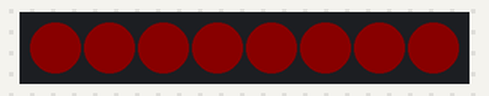
The sketch below on a simulated Arduino Uno, built with avr-gcc and run on an emulated ATmega328P. Shown: 8 RGB LEDs in strip order, left to right. Dim RGB values are drawn brighter than linear; random numbers use the default seed unless the sketch sets one; no radio packets arrive unless stated.

Above: at 2.1 s.
At 2.6 s:
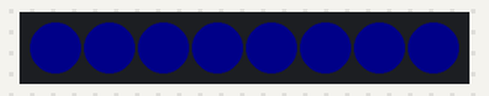
At 39.88 s:
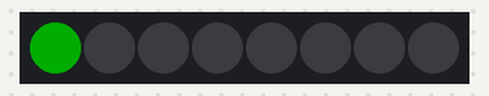
Timing chart, 0 to 40.0 s (numbered marks = the images above):
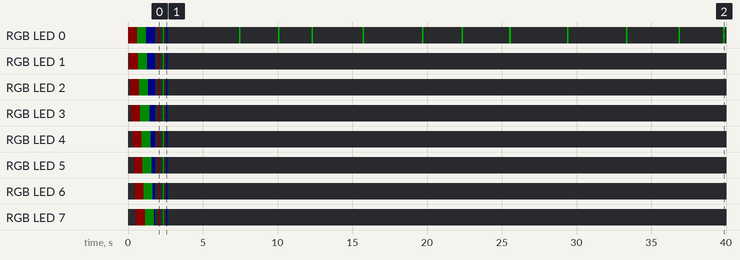

Measured:
- by itself, RGB LED 0: off → RGB(10, 0, 0) at 0.01 s, → RGB(0, 10, 0) 0.60 s later, → RGB(0, 0, 10) 0.60 s later, → off 0.60 s later, … (32 changes in this stretch)

The sketch:

Phorae.ino
```cpp
#include <Adafruit_NeoPixel.h>
#include <SPI.h>
#include "RF24.h"

// Neopixel Pin
#define PIN            1
// Num of pixels
#define NUMPIXELS      8


Adafruit_NeoPixel pixels = Adafruit_NeoPixel(NUMPIXELS, PIN);
RF24 radio(13,0);


byte addresses[][6] = {"3Node","4Node"};
bool radioNumber = 1;
int timerMultiplier = 2;


void setAllPixels(uint32_t color) {
  for (int i = 0; i < NUMPIXELS; i++) {
    pixels.setPixelColor(i, color);
  }

  pixels.show();
}


void clearPixels() {
  for (int i = 0; i < NUMPIXELS; i++) {
   pixels.setPixelColor(i, pixels.Color(0, 0, 0));
  }
  pixels.show();
}


void setup() {
  pixels.begin(); // This initializes the NeoPixel library.
  radio.begin();

  radio.setPALevel(RF24_PA_MAX);
  radio.enableAckPayload();
  radio.setRetries(0, 15);
  radio.setPayloadSize(1);

  if(radioNumber){
    radio.openWritingPipe(addresses[1]);
    radio.openReadingPipe(1,addresses[0]);
  }else{
    radio.openWritingPipe(addresses[0]);
    radio.openReadingPipe(1,addresses[1]);
  }

  radio.startListening();

  // Startup light sequence
  for (int k = 0; k < 1; k++) {
    for (int j = 0; j < 3; j++) {
      for (int i = 0; i < NUMPIXELS; i++) {
        if (j == 0) {
          pixels.setPixelColor(i, pixels.Color(10, 0, 0));
        }
        else if (j == 1) {
          pixels.setPixelColor(i, pixels.Color(0, 10, 0));
        }
        else {
          pixels.setPixelColor(i, pixels.Color(0, 0, 10));
        }
        pixels.show();
        delay(75);
      }
    }
  }

  clearPixels();

  delay(250);

  for (int j = 0; j < 3; j++) {
      for (int i = 0; i < NUMPIXELS; i++) {
        if (j == 0) {
          pixels.setPixelColor(i, pixels.Color(10, 0, 0));
        }
        else if (j == 1) {
          pixels.setPixelColor(i, pixels.Color(0, 10, 0));
        }
        else {
          pixels.setPixelColor(i, pixels.Color(0, 0, 10));
        }
      }

      pixels.show();
      delay(100);
      clearPixels();
      delay(150);
    }

    clearPixels();
    delay(1000);


}

void loop() {

  radio.flush_rx();
  radio.stopListening();

  char data = 0;
  uint8_t signalStrength = 0;

  if(radio.write(&data, 1)) {
    signalStrength = radio.getARC();
  }
  else {
    signalStrength = 0;
  }

  setAllPixels(pixels.Color(0, 0, 7 * signalStrength));

  radio.startListening();

  if (radioNumber == 0) {
    delay(1 * random(1000, 2000));

  }
  else {
    delay(2 * random(1000, 2000));

  }


  clearPixels();
  if (radio.isChipConnected()) {
    pixels.setPixelColor(0, pixels.Color(0, 50, 0));
  }
  else {
    pixels.setPixelColor(0, pixels.Color(50, 0, 0));
  }

  pixels.show();
  delay(100);
  clearPixels();

}
```
